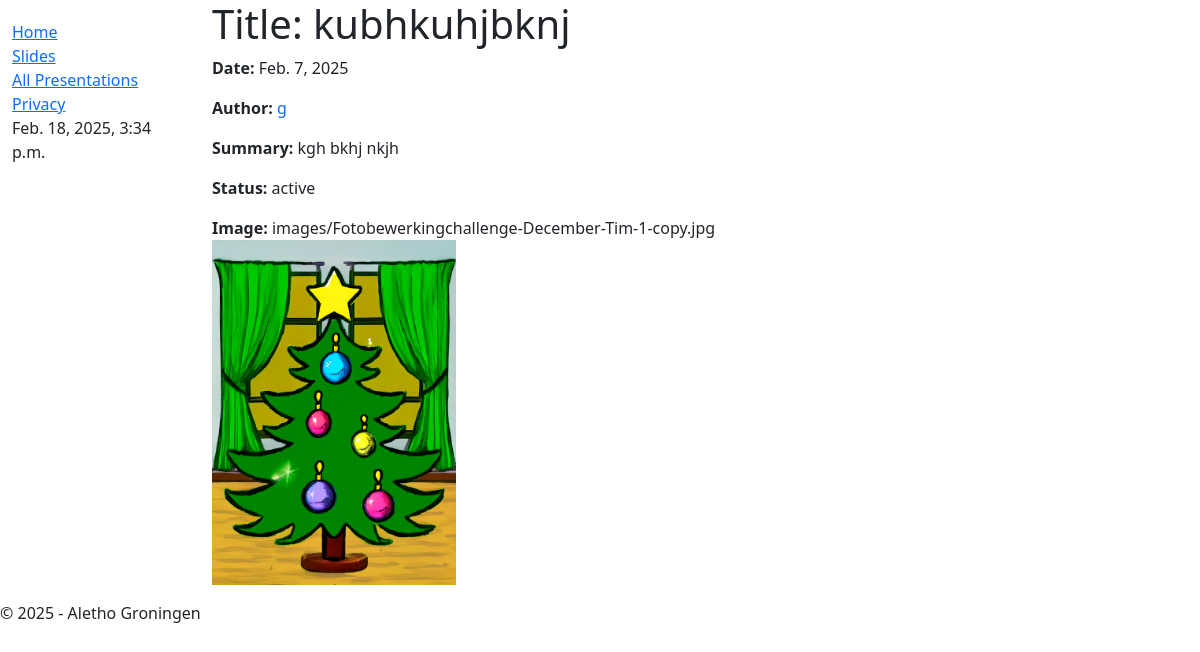
Before: /tvgroningen/presentation/2 with the older database file.
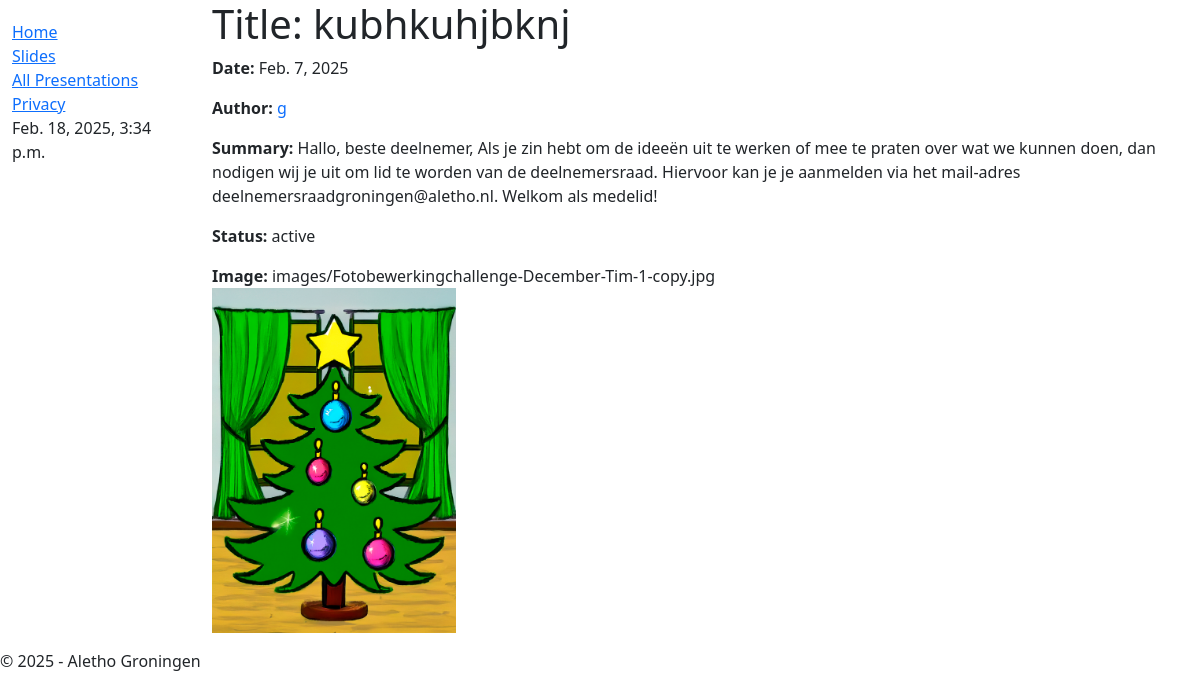
After: the same page with the newer database file.
### tvgroningen/models.py (models this page shows, shortened)
class Presentation(models.Model):
    title = models.CharField(max_length=200)
    author = models.ForeignKey(settings.AUTH_USER_MODEL, on_delete=models.SET_NULL, null=True)
    date = models.DateField(auto_now_add=True)
    summary = models.TextField(
        max_length=1000, help_text="Enter a summary of the presentation")
    duration = models.DurationField(default=timedelta(seconds=15),help_text="Enter the duration of the presentation")
    color = ColorField(default='#FFFFFF')  # default is white
    ACTIVE = 'active'
    INACTIVE = 'inactive'
    STATUS_CHOICES = [
        (ACTIVE, 'Active'),
        (INACTIVE, 'Inactive'),
    ]
    status = models.CharField(
        max_length=8,
        choices=STATUS_CHOICES,
        default=ACTIVE,
    )
    FONT_SIZE_CHOICES = [
        ('small', 'Small'),
        ('medium', 'Medium'),
        ('large', 'Large'),
        ('x-large', 'Extra Large')
    ]
    font_size = models.CharField(
        max_length=10,
        choices=FONT_SIZE_CHOICES,
        default='medium',
    )
    image = models.ImageField(upload_to='images/',  null=True, blank=True)
    IMAGE_POSITION_CHOICES = [
        ('left', 'Left of Text'),
        ('right', 'Right of Text'),
        ('above', 'Above Text'),
        ('below', 'Below Text'),
        ('default', 'Default Position')
    ]
    image_position = models.CharField(
        max_length=8,
        choices=IMAGE_POSITION_CHOICES,
        default='right',
    )

### tvgroningen/views.py (the view)
# urls.py: path('presentation/<int:pk>', views.PresentationDetailView.as_view(), name='presentation-detail'),
class PresentationDetailView(generic.DetailView):
    model = Presentation

### tvgroningen/context_processors/current_time.py (called while the page is built)
def current_time(request):
    return {
        'current_time': timezone.localtime(timezone.now())  # Localized current time
    }

### tvgroningen/templates/tvgroningen/presentation_detail.html
{% extends "base_generic.html" %}
{% block content %}
  <h1>Title: {{ presentation.title }}</h1>
  <p><strong>Date:</strong> {{ presentation.date }}</p>
  <p><strong>Author:</strong> <a href="">{{ presentation.author }}</a></p>
  <p><strong>Summary:</strong> {{ presentation.summary }}</p>
  <p><strong>Status:</strong> {{ presentation.status }}
  {% if presentation.image %}
  <p><strong>Image:</strong> {{ presentation.image.name }}
    <br>
  <img src="{{ presentation.image.url }}" style="width: 25%; height: auto;" alt="{{ presentation.title }}">
  {% endif %}
  </div>
{% endblock %}

Changed rows visible on the page:
changed Presentation "active": summary "kgh bkhj nkjh" → "Hallo, beste deelnemer, Als je zin hebt om de ideeën uit te werken of mee te praten over wat we kunnen doen, dan nodigen wij je uit om lid te worden van de deelnemersraad. Hiervoor kan je je aanmelden via het mail-adres deelnemersraadgroningen@aletho.nl. Welkom als medelid!"
